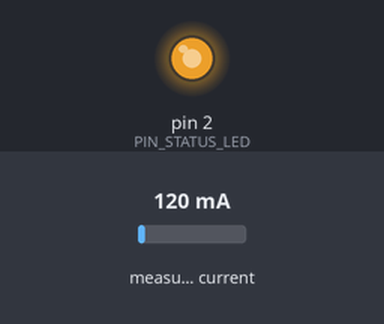
Bench run of a sketch on a simulated Arduino Uno, built with avr-gcc and run on an emulated ATmega328P. Shown: output pins drawn as LEDs (lit = HIGH). Inputs (shaded band) come from the test bench; at power-on: measured current 120 mA. What the sketch prints to the serial monitor is not drawn.

Above: at 1.2 s.
1.3 s: measured current set to 40 mA
Timing chart, 0 to 10.3 s (numbered marks = the images above; inputs shaded):
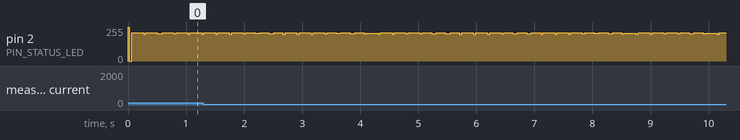

The sketch:

main.ino
```cpp
#include <Wire.h>
#include <Adafruit_INA219.h>

Adafruit_INA219 ina219;
extern TwoWire Wire;

#define PIN_STATUS_LED 2 // Status LED die ausgeschaltet wird wenn der Arduino auf Antwort des Sensor wartet.

void setup(void) {
  Serial.begin(115200);
  while (!Serial);

  Wire.begin();
  Wire.setWireTimeout(10000, true); // timeout nach 10000 microsekunden -> 10 ms -- reset I2c on timeout = true

  if (!ina219.begin()) {
    Serial.println("Kein INA219-Sensor gefunden.");
    while (1);
  }

  ina219.setCalibration_32V_2A();
  pinMode(PIN_STATUS_LED, OUTPUT);
}

void loop(void) {
  digitalWrite(PIN_STATUS_LED, LOW);
  float current_mA = ina219.getCurrent_mA();
  digitalWrite(PIN_STATUS_LED, HIGH);

  if (current_mA > 2000) {
    Serial.println("Ueberhitzung erkannt!");
  } else {
    Serial.println(current_mA);
  }

  delay(10);
}
```
